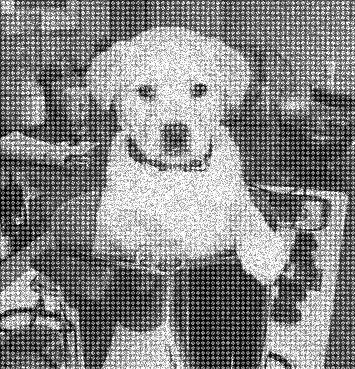
%> input picture MATLAB/Day10/dogDistorted.bmp, 355 x 369 px
$ octave task1.m   (GNU Octave 9; MATLAB toolbox functions it lacks are replaced by stand-ins)
%> lines starting %> are read from the running program, lines starting %| are printed output that depends on the picture
%% ============================================================
% 图像增强：自动陷波 + 频域平滑 + 轻空域去噪
%% ============================================================

clear; clc; close all;

%% 0. 读图
I_noisy = im2double(imread('dogDistorted.bmp'));
%> I_noisy: size 369x355 double; min 0, max 1, mean 0.524
if ndims(I_noisy) == 3
    I_noisy = rgb2gray(I_noisy);
end

hasClean = false;
if exist('dogOriginal.bmp', 'file') == 2
    I_clean = im2double(imread('dogOriginal.bmp'));
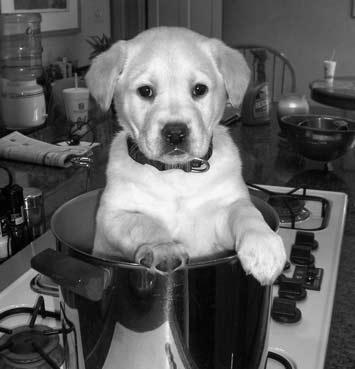
%> input picture MATLAB/Day10/dogOriginal.bmp, 355 x 369 px
%> I_clean: size 369x355 double; min 0, max 0.988, mean 0.372
    if ndims(I_clean) == 3
        I_clean = rgb2gray(I_clean);
    end
    hasClean = true;
end

%% 1. FFT
[rows, cols] = size(I_noisy);
%> rows = 369; cols = 355
crow = floor(rows / 2) + 1;
%> crow = 185
ccol = floor(cols / 2) + 1;
%> ccol = 178

[X, Y] = meshgrid(1:cols, 1:rows);
D_center = sqrt((X - ccol).^2 + (Y - crow).^2);

F = fftshift(fft2(I_noisy));
S = log(1 + abs(F));

%% 2. 自动找周期噪声峰
S_bg = imgaussfilt(S, 18);
S_peak = mat2gray(S - S_bg);

% 不动低频中心，防止主体结构被当成噪声
S_peak(D_center < 25) = 0;
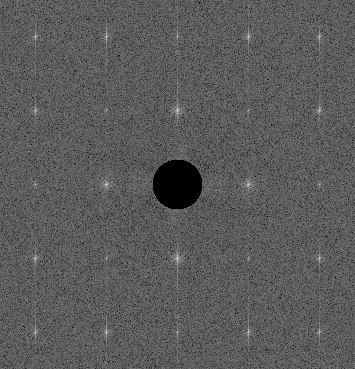
%> S_peak: size 369x355 double; min 0, max 0.911, mean 0.357

localMax = imregionalmax(S_peak);
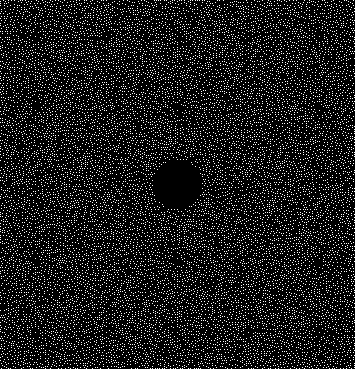
%> localMax: size 369x355 logical; 10.8% white in thin lines or dots
idx = find(localMax);
%> idx = 14156 values from 2 to 130994
[~, order] = sort(S_peak(idx), 'descend');

K = 30;          % 陷波点数量
D0 = 6;          % 陷波半径
minGain = 0.04; % 不完全挖空，减少振铃

K = min(K, numel(order));
%> K = 30
idx = idx(order(1:K));
%> idx = 30 values, max 118044 at index 15, min 12952 at index 16, mean 65498
[rp, cp] = ind2sub(size(S_peak), idx);
%> rp = 30 values, max 333 at index 10, min 37 at index 9, mean 185; cp = 30 values, max 320 at index 5, min 36 at index 6, mean 178

%% 3. 构造高斯陷波器
H_notch = ones(rows, cols);

for k = 1:length(rp)
    r = rp(k);
    c = cp(k);

    D1 = (X - c).^2 + (Y - r).^2;
    notch1 = 1 - exp(-D1 / (2 * D0^2));

    r2 = 2 * crow - r;
    c2 = 2 * ccol - c;

    if r2 >= 1 && r2 <= rows && c2 >= 1 && c2 <= cols
        D2 = (X - c2).^2 + (Y - r2).^2;
        notch2 = 1 - exp(-D2 / (2 * D0^2));
        H_notch = H_notch .* notch1 .* notch2;
    else
        H_notch = H_notch .* notch1;
    end
end
%> this loop made 30 passes
%> (r, c, r2, c2) on passes 1 to 12: (185, 107, 185, 249), (185, 249, 185, 107), (111, 178, 259, 178), (259, 178, 111, 178), (259, 320, 111, 36), (111, 36, 259, 320), (259, 36, 111, 320), (111, 320, 259, 36), (37, 249, 333, 107), (333, 107, 37, 249), (37, 107, 333, 249), (333, 249, 37, 107)
%> pass 1, `notch1 = 1 - exp(-D1 / (2 * D0^2));`:
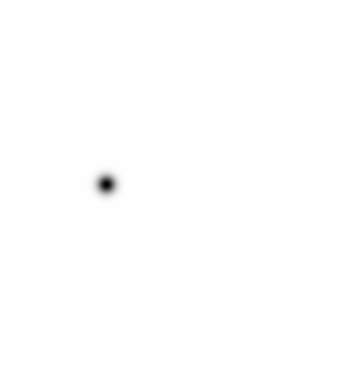
%> notch1: size 369x355 double; min 0, max 1, mean 0.998
%> pass 1, `D2 = (X - c2).^2 + (Y - r2).^2;`:
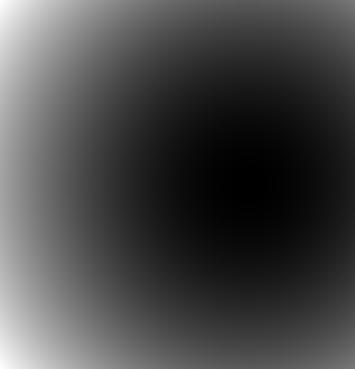
%> D2: size 369x355 double; min 0, max 95360, mean 26889.7; mean of the top-left, top-right, bottom-left and bottom-right quarters 39588.2, 14324, 39526.7, 14262.5; drawn with min black and max white

H_notch = max(H_notch, minGain);
H_notch(D_center < 15) = 1;

%% 4. 频域温和低通平滑
% 这一步专门先压掉一部分高频随机噪点
cutoffRate = 0.15;     % 越小越平滑，越大越保细节
lpAlpha = 0.96;        % 低通参与强度，越大越平滑

cutoff = cutoffRate * min(rows, cols);
%> cutoff = 53.25
orderLP = 2;

H_low = 1 ./ (1 + (D_center ./ cutoff).^(2 * orderLP));

% 混合低通，不要直接强低通，避免发糊
H_smooth = (1 - lpAlpha) + lpAlpha * H_low;

% 总频域滤波器
H_total = H_notch .* H_smooth;
H_total(D_center < 12) = 1;
%> H_total: size 369x355 double; min 0.00176, max 1, mean 0.13; mean of the top-left, top-right, bottom-left and bottom-right quarters 0.129, 0.131, 0.131, 0.131

G = F .* H_total;

I_freq = real(ifft2(ifftshift(G)));
I_freq = clip01(I_freq);

%% 5. 空域处理：自适应保边平滑
% 思路：
% 平坦区域噪点明显，多用平滑结果；
% 边缘/细节区域容易被糊，更多保留 I_freq。

I_base = I_freq;

%% 5.1 先做一版温和去噪图
try
    I_wiener = wiener2(I_base, [3 3]);
catch
    I_wiener = I_base;
end
I_wiener = clip01(I_wiener);

try
    I_bilat = imbilatfilt(I_wiener, 0.035, 3);
catch
    I_bilat = imgaussfilt(I_wiener, 0.45);
end
I_bilat = clip01(I_bilat);

try
    I_smooth = imguidedfilter(I_bilat, I_base, ...
        'NeighborhoodSize', [5 5], ...
        'DegreeOfSmoothing', 0.00045);
catch
    I_smooth = I_bilat;
end
I_smooth = clip01(I_smooth);

%% 5.2 计算边缘/细节权重
[Gx, Gy] = imgradientxy(I_base, 'sobel');
G = sqrt(Gx.^2 + Gy.^2);
G = mat2gray(imgaussfilt(G, 0.8));

% W 越大，说明越平坦，越适合平滑
% W 越小，说明越像边缘，越应该保留原图
edgeT = 0.22;
W = 1 - min(G / edgeT, 1);
W = imgaussfilt(W, 1.0);

%% 5.3 自适应融合
% 平坦区域更多用 I_smooth，边缘区域更多用 I_base
smoothStrength = 0.78;

A = smoothStrength * W;
I_mix = A .* I_smooth + (1 - A) .* I_base;
I_mix = clip01(I_mix);

%% 5.4 只对边缘轻锐化，不对全图锐化
try
    I_sharp = imsharpen(I_mix, ...
        'Radius', 0.55, ...
        'Amount', 0.22, ...
        'Threshold', 0.035);
catch
    I_sharp = I_mix;
end

edgeWeight = 1 - W;
edgeWeight = 0.35 * edgeWeight;
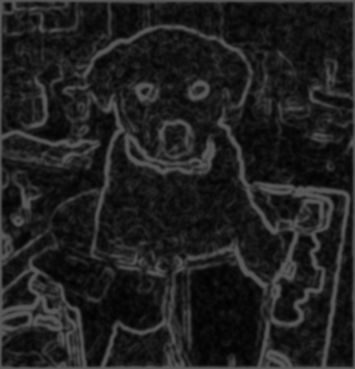
%> edgeWeight: size 369x355 double; min 0.00654, max 0.35, mean 0.125

I_final = edgeWeight .* I_sharp + (1 - edgeWeight) .* I_mix;
I_final = clip01(I_final);

%% 6. 显示
figure('Name', '图像增强结果', 'Color', [0.12 0.12 0.12]);

if hasClean
    subplot(2,3,1); imshow(I_clean, []); title('原始清晰');
else
    subplot(2,3,1); imshow(I_noisy, []); title('原图');
end

subplot(2,3,2); imshow(I_noisy, []); title('带噪声');

subplot(2,3,3); imshow(S, []); title('原始频谱');
hold on; plot(cp, rp, 'r+', 'MarkerSize', 6);

subplot(2,3,4); imshow(H_total, []); title('陷波 + 频域平滑');

subplot(2,3,5); imshow(I_freq, []); title('频域滤波后');

subplot(2,3,6); imshow(I_final, []); title('最终结果');
%> after `title('最终结果')`:
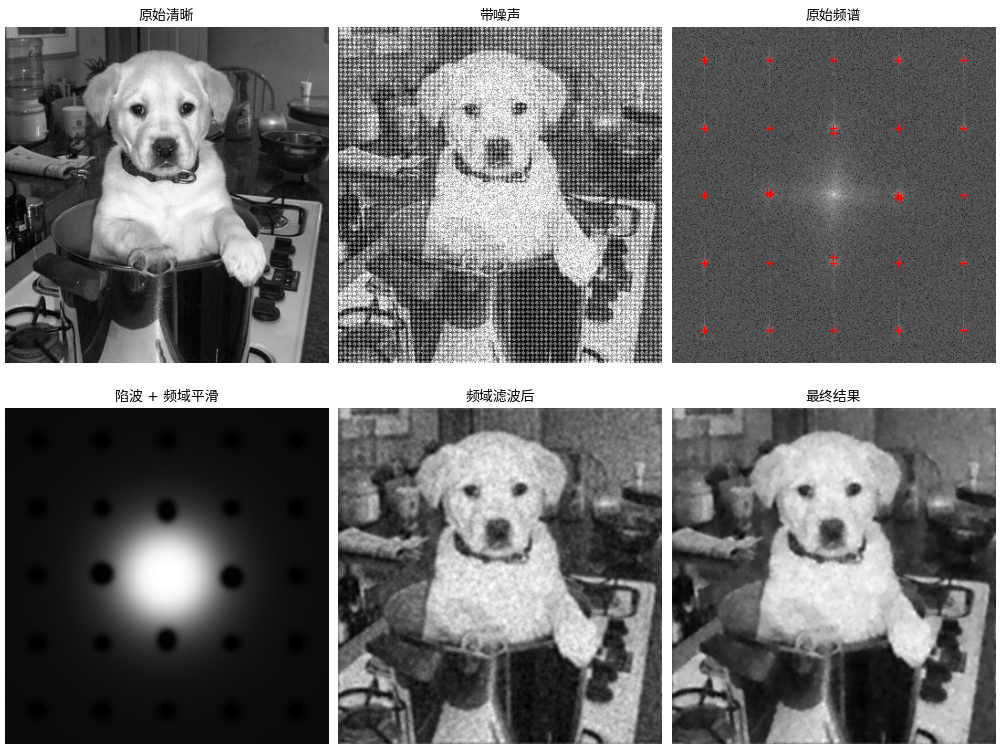
%> figure redrawn from the program's plot data, 6 panels

%% 7. 评价与保存
if hasClean
    fprintf('\n===== 评价 =====\n');
    fprintf('频域滤波后: MSE = %.4f, PSNR = %.4f dB, SSIM = %.4f\n', ...
        immse(I_freq, I_clean), psnr(I_freq, I_clean), ssim(I_freq, I_clean));
%| 频域滤波后: MSE = 0.0295, PSNR = 15.3073 dB, SSIM = 0.5829

    fprintf('最终结果:   MSE = %.4f, PSNR = %.4f dB, SSIM = %.4f\n', ...
        immse(I_final, I_clean), psnr(I_final, I_clean), ssim(I_final, I_clean));
%| 最终结果:   MSE = 0.0296, PSNR = 15.2805 dB, SSIM = 0.6225
end

imwrite(I_freq, 'dog_freq_smooth.png');
imwrite(I_final, 'dog_final_result.png');

fprintf('\n已保存：dog_freq_smooth.png 和 dog_final_result.png\n');

%% 8. 工具函数
function I = clip01(I)
    I = min(max(I, 0), 1);
end
